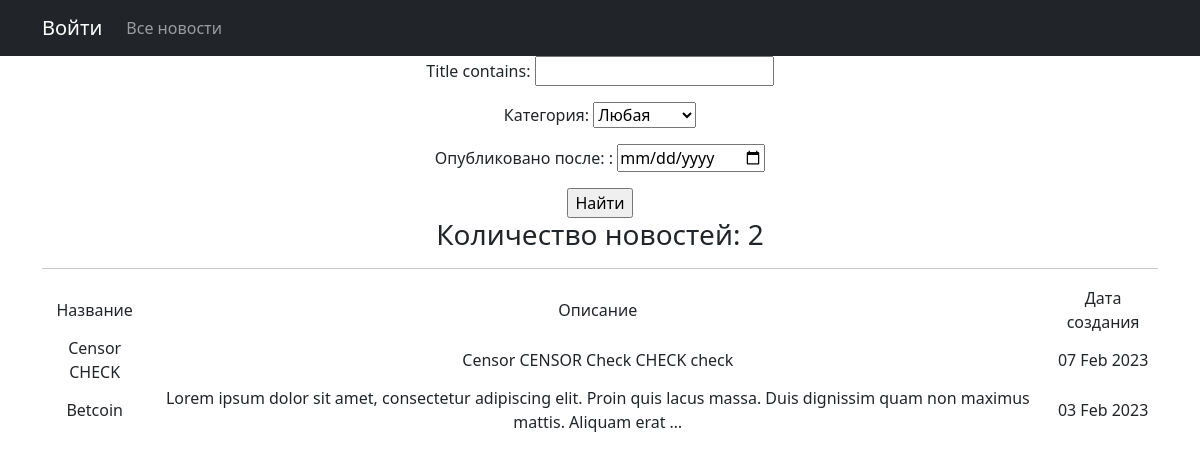
The page /news/search/ on the database as committed earlier.
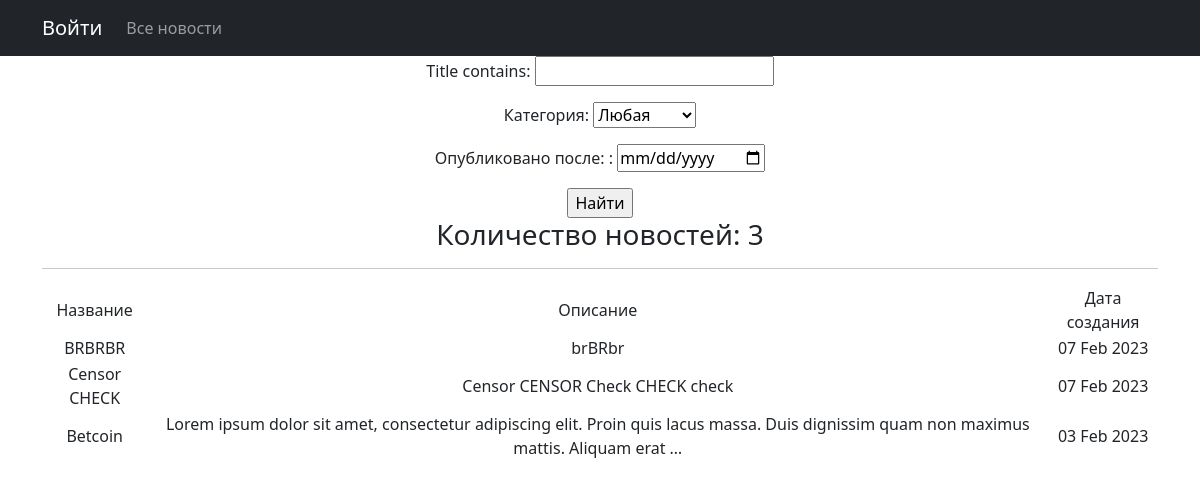
The same page on the database as committed later.
### news/models.py (models this page shows, shortened)
class Post(models.Model):
    author = models.ForeignKey(Author, on_delete=models.CASCADE)
    type_choice = models.CharField(max_length=2, choices=TYPE_CHOICES)
    date = models.DateTimeField(auto_now_add=True)
    category = models.ManyToManyField(Category, through='PostCategory')
    title = models.CharField(max_length=244)
    text = models.TextField()
    rating = models.IntegerField(default=0)

### news/views.py (the view)
# urls.py: path('news/search/', PostSearch.as_view(), name='news_search'),
class PostSearch(ListView):
    model = Post
    template_name = 'news_search.html'
    context_object_name = 'news_search'
    def get_queryset(self):
        queryset = Post.objects.order_by('-date').filter(type_choice='NW')
        self.filterset = PostFilter(self.request.GET, queryset)
        return self.filterset.qs
    def get_context_data(self, **kwargs):
        context = super().get_context_data(**kwargs)
        context['filterset'] = self.filterset
        return context

### news/models.py (called while the page is built)
    def __str__(self):
        return self.name

### templates/news_search.html (shortened to what this page needs)
{% extends 'flatpages/default.html' %}
{% load custom_filters %}
{% block content %}
    <form action="" method="get">
       {{ filterset.form.as_p }}
       <input type="submit" value="Найти" />
   </form>
   <h3>Количество новостей: {{ news_search|length }}</h3>
   <hr>
   {% if news_search %}
       <table>
           <tr>
               <td>Название</td>
               <td>Описание</td>
               <td>Дата создания</td>
           </tr>
           {% for news in news_search %}
           <tr>
               <td>{{ news.title }}</td>
               <td>{{ news.text|truncatewords:20 }}</td>
               <td>{{ news.date|date:'d M Y'}}</td>
           </tr>
           {% endfor %}
       </table>
   {% else %}
       <h2>Новостей нет!</h2>
   {% endif %}
{% endblock content %}

Rows that differ between the two databases and show on the page:
added Post: title "BRBRBR", text "brBRbr", date "07 Feb 2023"
Other text that changed with them:
{{ news_search|length }}: "2" → "3"
